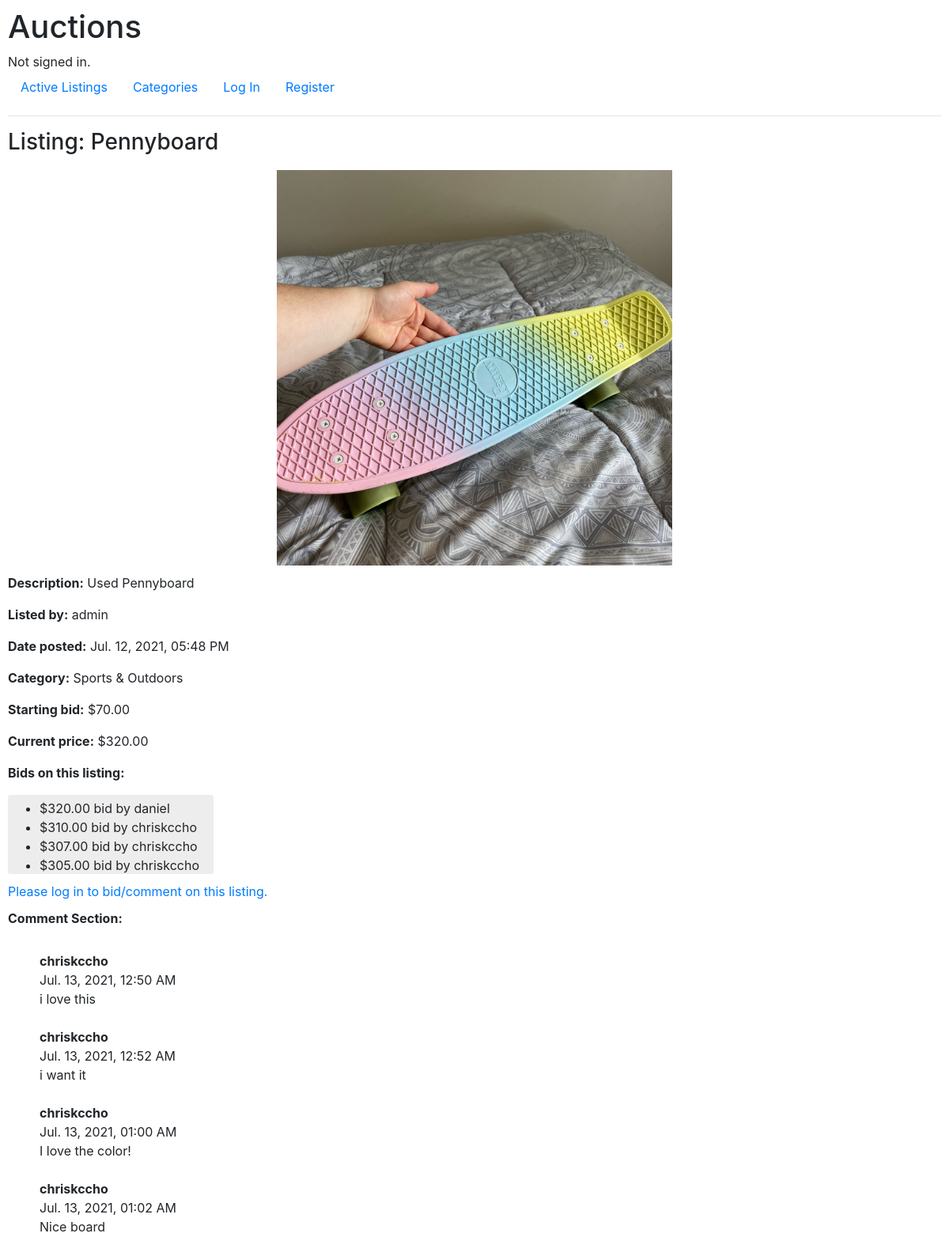
Before: /listing/29 with the older database file.
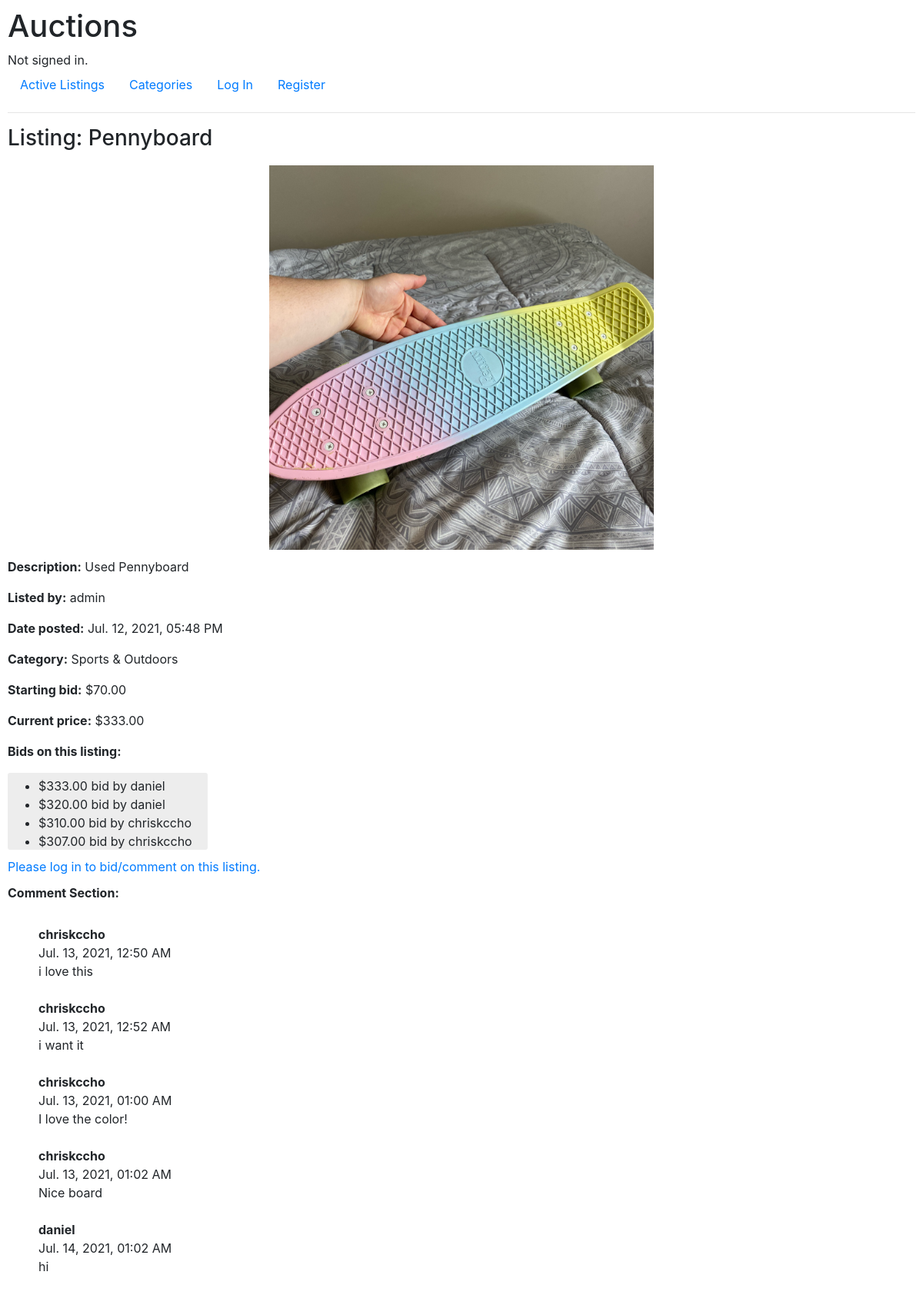
After: the same page with the newer database file.
### auctions/models.py (models this page shows, shortened)
class Listing(models.Model):
    user_id = models.ForeignKey(User, on_delete=models.CASCADE, related_name="this_user_listings")
    title = models.CharField(max_length=64)
    description = models.TextField(blank=True)
    startingbid = models.FloatField()
    currentbid = models.FloatField(blank=True, null=True)
    category = models.ForeignKey(Category, on_delete=models.CASCADE, related_name="this_category_listings", blank=True, null=True)
    image = models.ImageField(null=True, blank=True, default='default.jpg')
    isitactive = models.BooleanField(default=True)
    watchlist = models.ManyToManyField(User, blank=True, related_name="this_user_fav_listing")
    dateposted = models.DateTimeField(auto_now_add=True)
    def get_starting_bid(self):
        return "{:.2f}".format(self.startingbid)
    def get_current_price(self):
        if self.currentbid is None:
            return "$" + "{:.2f}".format(self.startingbid)
        else:
            return "$" + "{:.2f}".format(self.currentbid)
    def get_date(self):
        return self.dateposted.strftime("%b. %d, %Y, %I:%M %p")

class Bid(models.Model):
    user_id = models.ForeignKey(User, on_delete=models.CASCADE, related_name="this_user_bids")
    listing_id = models.ForeignKey(Listing, on_delete=models.CASCADE, related_name="this_listing_bids")
    bidamount = models.FloatField()
    datebidded = models.DateTimeField(auto_now_add=True)

class User(AbstractUser):
    pass

class Comment(models.Model):
    user_id = models.ForeignKey(User, on_delete=models.CASCADE, related_name="this_user_comments")
    listing_id = models.ForeignKey(Listing, on_delete=models.CASCADE, related_name="this_listing_comments")
    comment = models.CharField(max_length=255)
    time = models.DateTimeField(auto_now_add=True)
    def get_date(self):
        return self.time.strftime("%b. %d, %Y, %I:%M %p")

class Category(models.Model):
    category_types = models.CharField(max_length=30)
    def __str__(self):
        return f"{self.category_types}"

### auctions/views.py (the view)
# urls.py: path("listing/<int:listing_id>", views.listing, name="listing"),
def listing(request, listing_id):
    listing = Listing.objects.get(pk=listing_id)
    bidform = BidForm()
    commentform = CommentForm()
    allcomments = listing.this_listing_comments.all()
    if request.user.is_authenticated:
        user_bid_this_listing = request.user.this_user_bids.filter(listing_id = listing_id)
        flag = 'You did not bid on this item'
        for bid in user_bid_this_listing:
            if bid.bidamount == listing.currentbid:
                flag = "Listing closed. You won this auction!"
            else:
                flag = "Listing closed. You did not win this auction"
        if listing in request.user.this_user_fav_listing.all():
            value = 'Remove from'
        else:
            value = 'Add to'
        context = {"listing":listing, "bidform":bidform, "value": value, "commentform":commentform, "allcomments":allcomments, "flag":flag}
    else:
        context = {"listing":listing, "bidform":bidform, "commentform":commentform, "allcomments":allcomments}
    return render(request, "auctions/listing.html", context)

### auctions/templates/auctions/listing.html (shortened to what this page needs)
{% extends "auctions/layout.html" %}
{% block body %}
<div class="heading">
    <h3>Listing: {{listing.title}}</h3>
</div>
<div class="full-img">
    <img class="listing-image" src="{{listing.image.url}}">
</div>
<div class="description">
    <p><strong>Description:</strong> {{listing.description}}</p>
    <p><strong>Listed by:</strong> {{listing.user_id.username}}</p>
    <p><strong>Date posted:</strong> {{listing.get_date}}</p>
    <p><strong>Category:</strong> {{listing.category}}</p>
    <p><strong>Starting bid:</strong> ${{listing.get_starting_bid}}</p>
    <p><strong>Current price:</strong> {{listing.get_current_price}}</p>
</div>
<p class="titleofsection"><strong>Bids on this listing:</strong></p>
<div class="bidlist">
    <ul>
        {% if listing.this_listing_bids.all %}
        {% for bid in listing.this_listing_bids.all reversed %}
        <li>${{bid.bidamount|floatformat:2}} bid by {{bid.user_id.username}}</li>
        {% endfor %}
        {% else %}
        <li>No bids yet.</li>
        {% endif %}
    </ul>
</div>
{% if user.is_authenticated == False %}
<a href="{% url 'login' %}">Please log in to bid/comment on this listing.</a>
{% endif %}
<p class="titleofsection"><strong>Comment Section:</strong></p>
<div class="comment-section">
{% if allcomments %}
    {% for comment in allcomments %}
    <div class='comment'>
    <strong>{{comment.user_id.username}}</strong>
    <br>
    {{comment.get_date}}
    <br>
    {{comment.comment}}
    <br>
    <br>
    </div>
    {% endfor %}
    {% else %}
    <div class='comment'>
        No comments
    </div>
{% endif %}
</div>
{% endblock %}

Changed rows visible on the page:
no longer on this page (row unchanged): Bid: bidamount "305.00", user_id.username "chriskccho"
changed Listing "Pennyboard": get_current_price "$320.00" → "$333.00"
added Bid: bidamount "333.00", user_id.username "daniel"
added Comment: user_id.username "daniel", get_date "Jul. 14, 2021, 01:02 AM", comment "hi"
